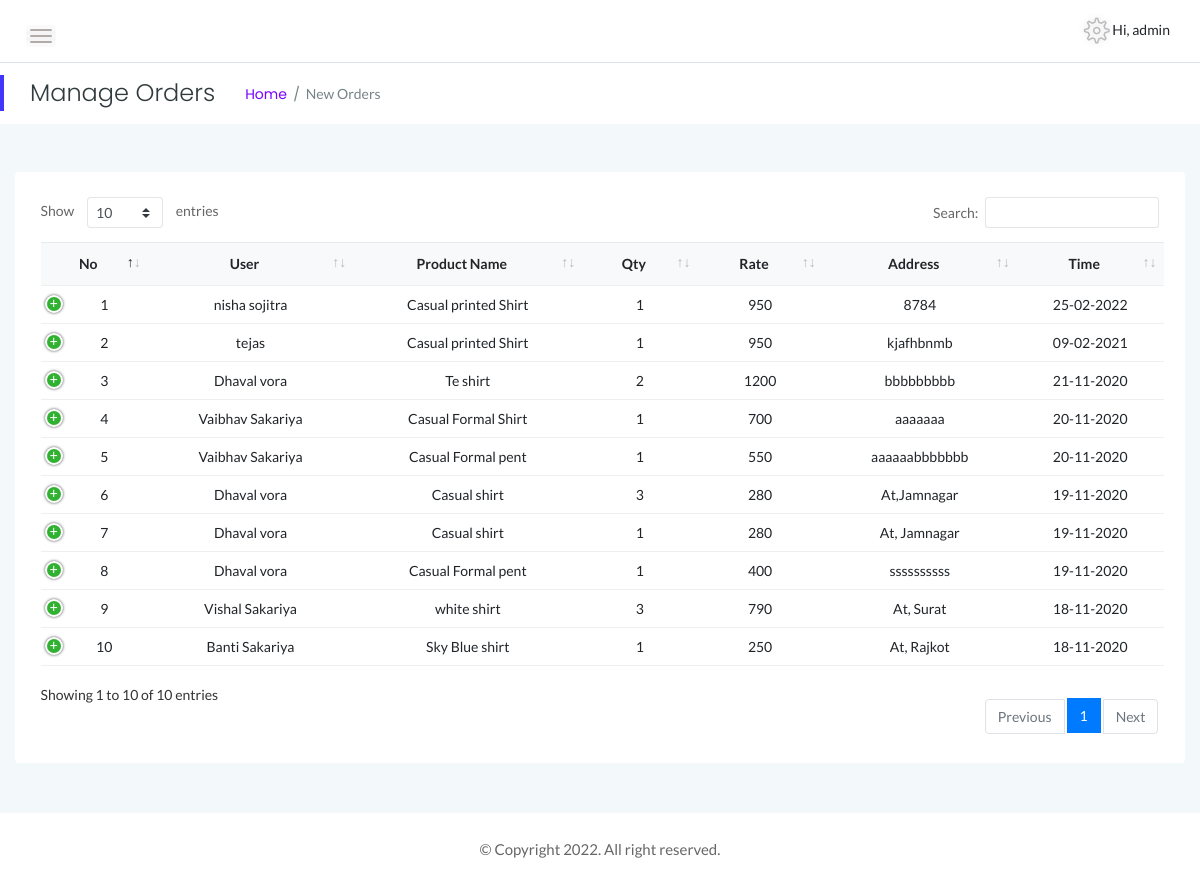
The page /admin/view_order.php (signed in) on the database its author committed.
### tables this page shows
CREATE TABLE `orders` (
  `o_id` int(10) NOT NULL,
  `o_nm` varchar(100) NOT NULL,
  `o_uid` int(10) NOT NULL,
  `o_clothes` varchar(100) NOT NULL,
  `o_qty` int(10) NOT NULL,
  `o_rate` int(10) NOT NULL,
  `o_pin` int(6) NOT NULL,
  `o_address` varchar(100) NOT NULL,
  `o_time` bigint(50) NOT NULL,
  `o_status` int(1) NOT NULL DEFAULT 1
);

CREATE TABLE `register` (
  `r_id` int(10) NOT NULL,
  `r_fnm` varchar(60) NOT NULL,
  `r_unm` varchar(30) NOT NULL,
  `r_pwd` varchar(30) NOT NULL,
  `r_email` varchar(70) NOT NULL,
  `r_mno` varchar(10) NOT NULL,
  `r_time` bigint(60) NOT NULL,
  `r_status` int(1) NOT NULL DEFAULT 1
);

### admin/view_order.php (the view, shortened to what this page needs)
<?php
        include("include/header.php");
        include("../include/config.php");
?>
            <div class="page-title-area">
                <div class="row align-items-center">
                    <div class="col-sm-6">
                        <div class="breadcrumbs-area clearfix">
                            <h4 class="page-title pull-left">Manage Orders</h4>
                            <ul class="breadcrumbs pull-left">
                                <li><a href="index.php">Home</a></li>
                                <li><span>New Orders</span></li>
                            </ul>
                        </div>
                    </div>
                </div>
            </div>
            <div class="main-content-inner">
                <div class="row">
                    <div class="col-12 mt-5">
                        <div class="card">
                            <div class="card-body">
                                <div class="data-tables">
                                    <table id="dataTable" class="text-center">
                                        <thead class="bg-light text-capitalize">
                                            <tr>
                                                <th>No</th>
                                                <th>User</th>
                                                <th>Product Name</th>
                                                <th>Qty</th>
                                                <th>Rate</th>
                                                <th>Address</th>
                                                <th>Time</th>
                                            </tr>
                                        </thead>
                                        <tbody>
                                            <?php
                                                    $sq = mysqli_query($link,"select * from orders order by o_id desc");
                                                    $co = 1;
                                                    while($row = mysqli_fetch_assoc($sq))
                                                    {
                                                        $ures = mysqli_query($link,"select * from register where r_id = '".$row['o_uid']."'");
                                                        $urow = mysqli_fetch_assoc($ures);
                                                        $tt = date('d-m-Y',$row['o_time']);
                                                        echo '<tr>';
                                                           echo '<td>'.$co.'</td>';
                                                           if(! empty($urow))
                                                           {
                                                               echo '<td>'.$urow['r_fnm'].'</td>';
                                                           }
                                                           else
                                                           {
                                                               echo '<td>User Deleted</td>';
                                                           }
                                                            echo '<td>'.$row['o_nm'].'</td>';
                                                            echo '<td>'.$row['o_qty'].'</td>';
                                                            echo '<td>'.$row['o_rate'].'</td>';
                                                            echo '<td>'.$row['o_address'].'</td>';
                                                            echo '<td>'.$tt.'</td>';
                                                        echo '</tr>';
                                                        $co++;
                                                    }
                                            ?>
                                        </tbody>
                                    </table>
                                </div>
                            </div>
                        </div>
                    </div>
                </div>
            </div>
        </div>
 <?php
        include("include/footer.php");
 ?>

### admin/assets/css/styles.css (style rules this page uses)
.card { border: none; border-radius: 4px; background-color: #fff; -webkit-transition: all 0.3s ease 0s; transition: all 0.3s ease 0s; }
.card-body { padding: 25.6px; padding: 1.6rem; }
.main-content-inner { padding: 0 30px 50px; }
.page-title-area { padding: 16px 30px; background: #fff; position: relative; }
.page-title-area:before { content: ''; position: absolute; left: 0; top: 50%; width: 4px; height: 36px; background: var(--primary-color); -webkit-transform: translateY(-50%); transform: translateY(-50%); }
.page-title { font-size: 24px; font-weight: 300; color: #313b3d; letter-spacing: 0; margin-right: 30px; }
ul.breadcrumbs { margin-top: 4px; }
.breadcrumbs li { display: inline-block; }
.breadcrumbs li a, .breadcrumbs li span { display: block; font-size: 14px; font-weight: 400; color: #7801ff; letter-spacing: 0; margin-right: 16px; position: relative; }
.breadcrumbs li a:before { content: '/'; color: #768387; position: absolute; right: -13px; top: 0; }
.breadcrumbs li span { margin-right: 0; color: #768387; text-transform: capitalize; }
table tr th { border-bottom: none; }
table tr th, table tr td { border-top: 1px solid rgba(120, 130, 140, 0.13) !important; }
table.dataTable.no-footer { border-bottom: 1px solid rgba(120, 130, 140, 0.13) !important; }
table.dataTable thead th, table.dataTable thead td { border-bottom-color: transparent; }

### rows shown on the page
orders: register.r_fnm "nisha sojitra", o_nm "Casual printed Shirt", o_qty "1", o_rate "950", o_address "8784", o_time "25-02-2022"
orders: register.r_fnm "tejas", o_nm "Casual printed Shirt", o_qty "1", o_rate "950", o_address "kjafhbnmb", o_time "09-02-2021"
orders: register.r_fnm "Dhaval vora", o_nm "Te shirt", o_qty "2", o_rate "1200", o_address "bbbbbbbbb", o_time "21-11-2020"
orders: register.r_fnm "Vaibhav Sakariya", o_nm "Casual Formal Shirt", o_qty "1", o_rate "700", o_address "aaaaaaa", o_time "20-11-2020"
orders: register.r_fnm "Vaibhav Sakariya", o_nm "Casual Formal pent", o_qty "1", o_rate "550", o_address "aaaaaabbbbbbb", o_time "20-11-2020"
orders: register.r_fnm "Dhaval vora", o_nm "Casual shirt", o_qty "3", o_rate "280", o_address "At,Jamnagar", o_time "19-11-2020"
orders: register.r_fnm "Dhaval vora", o_nm "Casual shirt", o_qty "1", o_rate "280", o_address "At, Jamnagar", o_time "19-11-2020"
orders: register.r_fnm "Dhaval vora", o_nm "Casual Formal pent", o_qty "1", o_rate "400", o_address "ssssssssss", o_time "19-11-2020"
orders: register.r_fnm "Vishal Sakariya", o_nm "white shirt", o_qty "3", o_rate "790", o_address "At, Surat", o_time "18-11-2020"
orders: register.r_fnm "Banti Sakariya", o_nm "Sky Blue shirt", o_qty "1", o_rate "250", o_address "At, Rajkot", o_time "18-11-2020"

### other values the page prints
$_SESSION['admin']['unm'] "admin"
